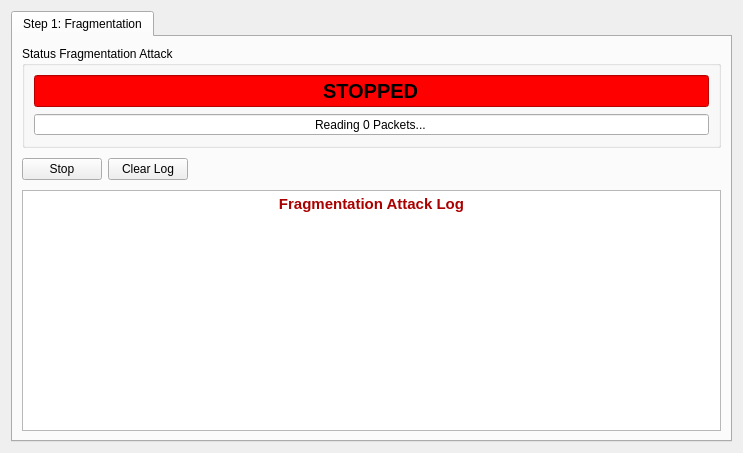
<?xml version="1.0" encoding="UTF-8"?>
<ui version="4.0">
 <class>fragmentation</class>
 <widget class="QWidget" name="fragmentation">
  <property name="geometry">
   <rect>
    <x>0</x>
    <y>0</y>
    <width>743</width>
    <height>453</height>
   </rect>
  </property>
  <property name="windowTitle">
   <string>Form</string>
  </property>
  <layout class="QGridLayout" name="gridLayout_3">
   <item row="0" column="0">
    <widget class="QTabWidget" name="tabWidget">
     <property name="enabled">
      <bool>true</bool>
     </property>
     <property name="focusPolicy">
      <enum>Qt::ClickFocus</enum>
     </property>
     <property name="currentIndex">
      <number>0</number>
     </property>
     <widget class="QWidget" name="tabFrag">
      <attribute name="title">
       <string>Step 1: Fragmentation</string>
      </attribute>
      <layout class="QGridLayout" name="gridLayout_2">
       <item row="0" column="0" colspan="3">
        <widget class="QGroupBox" name="groupBoxStatus">
         <property name="title">
          <string>Status Fragmentation Attack</string>
         </property>
         <layout class="QGridLayout" name="gridLayout">
          <item row="0" column="0">
           <widget class="QLineEdit" name="lineEditStatus">
            <property name="font">
             <font>
              <pointsize>15</pointsize>
              <weight>75</weight>
              <bold>true</bold>
             </font>
            </property>
            <property name="styleSheet">
             <string notr="true">background-color: rgb(255, 0, 0);</string>
            </property>
            <property name="text">
             <string>STOPPED</string>
            </property>
            <property name="alignment">
             <set>Qt::AlignCenter</set>
            </property>
            <property name="readOnly">
             <bool>true</bool>
            </property>
           </widget>
          </item>
          <item row="1" column="0">
           <widget class="QSpinBox" name="spinBoxReading">
            <property name="alignment">
             <set>Qt::AlignCenter</set>
            </property>
            <property name="readOnly">
             <bool>true</bool>
            </property>
            <property name="buttonSymbols">
             <enum>QAbstractSpinBox::NoButtons</enum>
            </property>
            <property name="suffix">
             <string> Packets...</string>
            </property>
            <property name="prefix">
             <string>Reading </string>
            </property>
            <property name="maximum">
             <number>9999999</number>
            </property>
           </widget>
          </item>
         </layout>
        </widget>
       </item>
       <item row="1" column="0">
        <widget class="QPushButton" name="pushButtonStop">
         <property name="text">
          <string>Stop</string>
         </property>
         <property name="icon">
          <iconset resource="../icons.qrc">
           <normaloff>:/icons/icons/cnrdelete-all.png</normaloff>:/icons/icons/cnrdelete-all.png</iconset>
         </property>
        </widget>
       </item>
       <item row="1" column="1">
        <widget class="QPushButton" name="pushButtonLog">
         <property name="text">
          <string>Clear Log</string>
         </property>
         <property name="icon">
          <iconset resource="../icons.qrc">
           <normaloff>:/icons/icons/CleanUp.png</normaloff>:/icons/icons/CleanUp.png</iconset>
         </property>
        </widget>
       </item>
       <item row="1" column="2">
        <spacer name="horizontalSpacer">
         <property name="orientation">
          <enum>Qt::Horizontal</enum>
         </property>
         <property name="sizeHint" stdset="0">
          <size>
           <width>536</width>
           <height>30</height>
          </size>
         </property>
        </spacer>
       </item>
       <item row="2" column="0" colspan="3">
        <widget class="QTextEdit" name="textEdit">
         <property name="readOnly">
          <bool>true</bool>
         </property>
         <property name="html">
          <string>&lt;!DOCTYPE HTML PUBLIC &quot;-//W3C//DTD HTML 4.0//EN&quot; &quot;http://www.w3.org/TR/REC-html40/strict.dtd&quot;&gt;
&lt;html&gt;&lt;head&gt;&lt;meta name=&quot;qrichtext&quot; content=&quot;1&quot; /&gt;&lt;style type=&quot;text/css&quot;&gt;
p, li { white-space: pre-wrap; }
&lt;/style&gt;&lt;/head&gt;&lt;body style=&quot; font-family:'Sans Serif'; font-size:9pt; font-weight:400; font-style:normal;&quot;&gt;
&lt;table border=&quot;0&quot; style=&quot;-qt-table-type: root; margin-top:4px; margin-bottom:4px; margin-left:4px; margin-right:4px;&quot;&gt;
&lt;tr&gt;
&lt;td style=&quot;border: none;&quot;&gt;
&lt;p align=&quot;center&quot; style=&quot; margin-top:0px; margin-bottom:0px; margin-left:0px; margin-right:0px; -qt-block-indent:0; text-indent:0px;&quot;&gt;&lt;span style=&quot; font-family:'Ubuntu'; font-size:11pt; font-weight:600; color:#aa0000;&quot;&gt;Fragmentation Attack Log&lt;/span&gt;&lt;/p&gt;
&lt;p align=&quot;center&quot; style=&quot;-qt-paragraph-type:empty; margin-top:0px; margin-bottom:0px; margin-left:0px; margin-right:0px; -qt-block-indent:0; text-indent:0px; font-family:'Ubuntu'; font-size:11pt; font-weight:600; color:#aa0000;&quot;&gt;&lt;/p&gt;
&lt;p align=&quot;center&quot; style=&quot;-qt-paragraph-type:empty; margin-top:0px; margin-bottom:0px; margin-left:0px; margin-right:0px; -qt-block-indent:0; text-indent:0px; font-family:'Ubuntu'; font-size:11pt; font-weight:600; color:#aa0000;&quot;&gt;&lt;/p&gt;
&lt;p align=&quot;center&quot; style=&quot;-qt-paragraph-type:empty; margin-top:0px; margin-bottom:0px; margin-left:0px; margin-right:0px; -qt-block-indent:0; text-indent:0px; font-family:'Ubuntu'; font-size:11pt; font-weight:600; color:#aa0000;&quot;&gt;&lt;/p&gt;
&lt;p align=&quot;center&quot; style=&quot;-qt-paragraph-type:empty; margin-top:0px; margin-bottom:0px; margin-left:0px; margin-right:0px; -qt-block-indent:0; text-indent:0px; font-family:'Ubuntu'; font-size:11pt; font-weight:600; color:#aa0000;&quot;&gt;&lt;/p&gt;&lt;/td&gt;&lt;/tr&gt;&lt;/table&gt;&lt;/body&gt;&lt;/html&gt;</string>
         </property>
         <property name="textInteractionFlags">
          <set>Qt::TextBrowserInteraction</set>
         </property>
        </widget>
       </item>
      </layout>
     </widget>
    </widget>
   </item>
  </layout>
 </widget>
 <resources>
  <include location="../icons.qrc"/>
 </resources>
 <connections/>
</ui>
